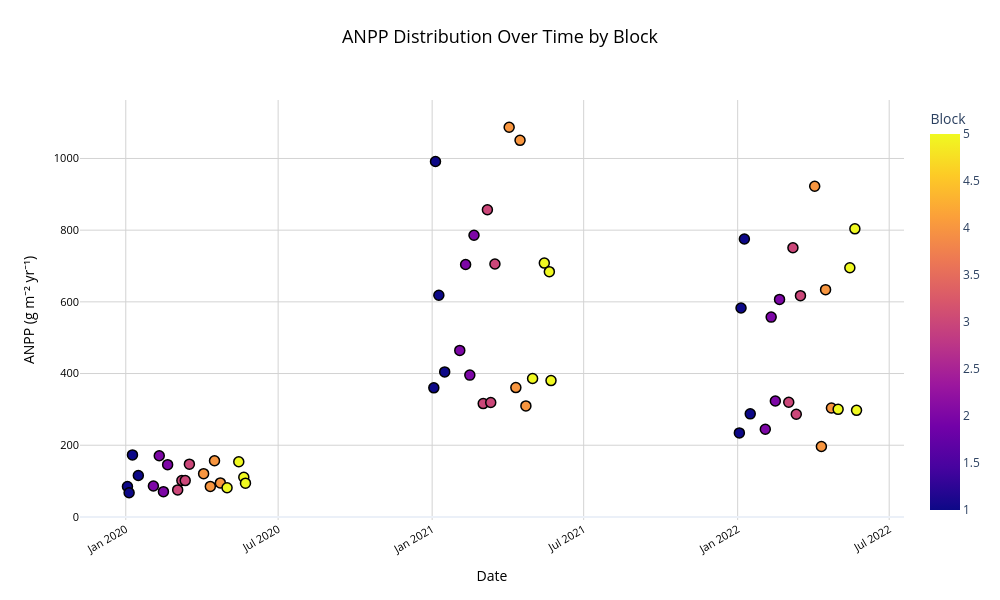

The cell this chart's notebook holds for it:
### Code cell
# 1. Create interactive scatter plot with high visibility enhancements
fig = px.scatter(
    df,
    x="date",
    y="ANPP (g m-2 yr-1)",
    color="block",
    # Using 'Bold' or 'Dark2' palette for punchier, non-fade colors
    color_discrete_sequence=px.colors.qualitative.Dark2,
    title="ANPP Distribution Over Time by Block",
    labels={
        "date": "Date",
        "ANPP (g m-2 yr-1)": "ANPP (g m⁻² yr⁻¹)",
        "block": "Block",
    },
    # Set opacity to full 1.0 (remove transparency) for maximum visibility
    opacity=1.0,
)

# 2. Add thick black borders around markers to make them "pop"
fig.update_traces(
    marker=dict(
        size=10,  # Slightly larger marker size
        line=dict(width=1.5, color="black"),  # High contrast border
    )
)

# 3. Increase font sizes for all text elements (titles, axes, legend)
fig.update_layout(
    width=1000,
    height=600,  # Slightly taller for easier reading
    template="plotly_white",
    title=dict(
        text="ANPP Distribution Over Time by Block",
        x=0.5,
        y=0.95,
        font=dict(size=18, color="black"),  # Bold, black title
    ),
    legend=dict(
        title=dict(text="Block", font=dict(size=14, color="black")),
        font=dict(size=12, color="black"),
        orientation="v",
        yanchor="top",
        y=1,
        xanchor="left",
        x=1.02,
        bordercolor="black",  # Darker legend border
        borderwidth=1.5,
    ),
    xaxis=dict(
        tickangle=-30,
        showgrid=True,
        gridcolor="lightgray",  # Define clear grid color
        title=dict(font=dict(size=14, color="black")),
        tickfont=dict(size=11, color="black"),
    ),
    yaxis=dict(
        showgrid=True,
        gridcolor="lightgray",  # Define clear grid color
        title=dict(font=dict(size=14, color="black")),
        tickfont=dict(size=11, color="black"),
    ),
)

fig.show()

### Figure 1 — Plotly figure (JSON) as saved in the notebook; plotly's stock layout.template omitted (floating-point values rounded to 4 significant figures)
{"data": [{"hovertemplate": "Date=%{x}<br>ANPP (g m⁻² yr⁻¹)=%{y}<br>Block=%{marker.color}<extra></extra>", "legendgroup": "", "marker": {"color": [1, 1, 1, 1, 2, 2, 2, 2, 3, 3, 3, 3, 4, 4, 4, 4, 5, 5, 5, 5, 1, 1, 1, 1, 2, 2, 2, 2, 3, 3, 3, 3, 4, 4, 4, 4, 5, 5, 5, 5, 1, 1, 1, 1, 2, 2, 2, 2, 3, 3, 3, 3, 4, 4, 4, 4, 5, 5, 5, 5], "coloraxis": "coloraxis", "line": {"color": "black", "width": 1.5}, "opacity": 1, "size": 10, "symbol": "circle"}, "mode": "markers", "name": "", "orientation": "v", "showlegend": false, "type": "scatter", "x": ["2020-01-03T00:00:00.000000", "2020-01-05T00:00:00.000000", "2020-01-09T00:00:00.000000", "2020-01-16T00:00:00.000000", "2020-02-03T00:00:00.000000", "2020-02-10T00:00:00.000000", "2020-02-15T00:00:00.000000", "2020-02-20T00:00:00.000000", "2020-03-03T00:00:00.000000", "2020-03-08T00:00:00.000000", "2020-03-12T00:00:00.000000", "2020-03-17T00:00:00.000000", "2020-04-03T00:00:00.000000", "2020-04-11T00:00:00.000000", "2020-04-16T00:00:00.000000", "2020-04-23T00:00:00.000000", "2020-05-01T00:00:00.000000", "2020-05-15T00:00:00.000000", "2020-05-21T00:00:00.000000", "2020-05-23T00:00:00.000000", "2021-01-03T00:00:00.000000", "2021-01-05T00:00:00.000000", "2021-01-09T00:00:00.000000", "2021-01-16T00:00:00.000000", "2021-02-03T00:00:00.000000", "2021-02-10T00:00:00.000000", "2021-02-15T00:00:00.000000", "2021-02-20T00:00:00.000000", "2021-03-03T00:00:00.000000", "2021-03-08T00:00:00.000000", "2021-03-12T00:00:00.000000", "2021-03-17T00:00:00.000000", "2021-04-03T00:00:00.000000", "2021-04-11T00:00:00.000000", "2021-04-16T00:00:00.000000", "2021-04-23T00:00:00.000000", "2021-05-01T00:00:00.000000", "2021-05-15T00:00:00.000000", "2021-05-21T00:00:00.000000", "2021-05-23T00:00:00.000000", "2022-01-03T00:00:00.000000", "2022-01-05T00:00:00.000000", "2022-01-09T00:00:00.000000", "2022-01-16T00:00:00.000000", "2022-02-03T00:00:00.000000", "2022-02-10T00:00:00.000000", "2022-02-15T00:00:00.000000", "2022-02-20T00:00:00.000000", "2022-03-03T00:00:00.000000", "2022-03-08T00:00:00.000000", "2022-03-12T00:00:00.000000", "2022-03-17T00:00:00.000000", "2022-04-03T00:00:00.000000", "2022-04-11T00:00:00.000000", "2022-04-16T00:00:00.000000", "2022-04-23T00:00:00.000000", "2022-05-01T00:00:00.000000", "2022-05-15T00:00:00.000000", "2022-05-21T00:00:00.000000", "2022-05-23T00:00:00.000000"], "xaxis": "x", "y": [84.91, 67.39, 173.0, 115.4, 86.12, 170.7, 70.34, 145.7, 75.32, 101.5, 101.3, 147.1, 120.6, 85.08, 156.7, 94.8, 81.36, 154.0, 110.6, 94.2, 360.1, 991.5, 618.5, 404.4, 464.5, 704.2, 395.6, 785.8, 316.2, 856.8, 319.1, 705.6, 1087.0, 360.9, 1051.0, 309.6, 386.0, 708.1, 684.2, 380.3, 234.4, 582.8, 775.3, 287.5, 244.6, 557.4, 323.3, 606.8, 319.9, 751.0, 286.3, 617.2, 922.4, 196.3, 634.1, 303.8, 300.1, 695.2, 803.8, 297.3], "yaxis": "y"}], "layout": {"coloraxis": {"colorbar": {"title": {"text": "Block"}}, "colorscale": [[0, "#0d0887"], [0.1111, "#46039f"], [0.2222, "#7201a8"], [0.3333, "#9c179e"], [0.4444, "#bd3786"], [0.5556, "#d8576b"], [0.6667, "#ed7953"], [0.7778, "#fb9f3a"], [0.8889, "#fdca26"], [1, "#f0f921"]]}, "height": 600, "legend": {"bordercolor": "black", "borderwidth": 1.5, "font": {"color": "black", "size": 12}, "orientation": "v", "title": {"font": {"color": "black", "size": 14}, "text": "Block"}, "tracegroupgap": 0, "x": 1.02, "xanchor": "left", "y": 1, "yanchor": "top"}, "title": {"font": {"color": "black", "size": 18}, "text": "ANPP Distribution Over Time by Block", "x": 0.5, "y": 0.95}, "width": 1000, "xaxis": {"anchor": "y", "domain": [0, 1], "gridcolor": "lightgray", "showgrid": true, "tickangle": -30, "tickfont": {"color": "black", "size": 11}, "title": {"font": {"color": "black", "size": 14}, "text": "Date"}}, "yaxis": {"anchor": "x", "domain": [0, 1], "gridcolor": "lightgray", "showgrid": true, "tickfont": {"color": "black", "size": 11}, "title": {"font": {"color": "black", "size": 14}, "text": "ANPP (g m⁻² yr⁻¹)"}}}}
